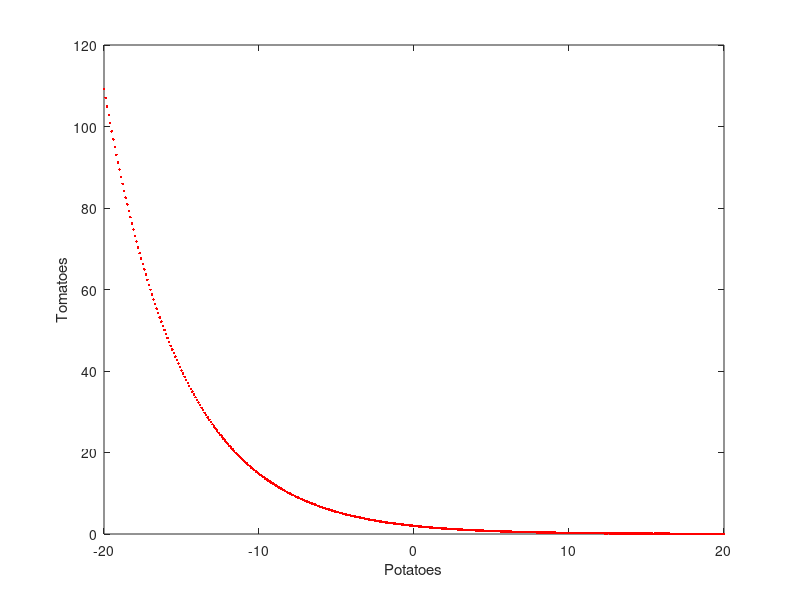

Here is the MATLAB script that generated this plot:
clear all; clc;

% Replace the strings with the correct numbers
x = -20:0.1:20; % Replace the strings with the correct numbers
% Calculate the function
y = 2*exp(-0.2*x)
% Plot the function
plot(x,y, 'r.', 'color', 'red', 'LineWidth', 2)
% X label and Y label
xlabel("Potatoes")
ylabel("Tomatoes")